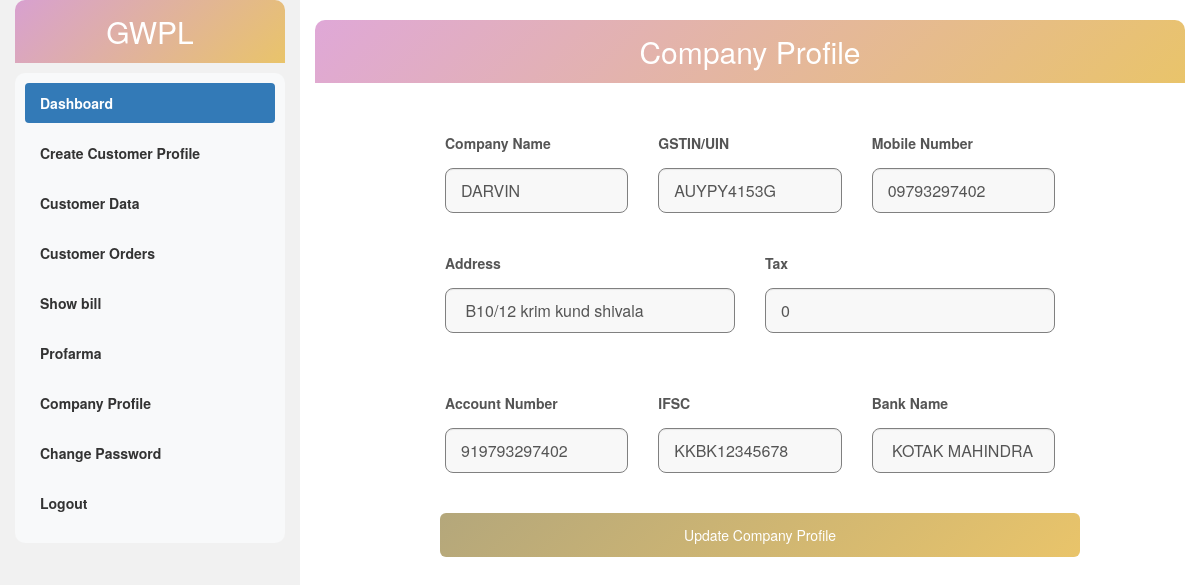
The page /vendors.php (signed in) on the database its author committed.
### tables this page shows
CREATE TABLE `vendors` (
  `id` int(11) NOT NULL,
  `companyid` varchar(255) NOT NULL,
  `fullname` varchar(55) NOT NULL,
  `companyname` varchar(55) NOT NULL,
  `email` varchar(55) NOT NULL,
  `address` varchar(55) NOT NULL,
  `dataeofregistration` date NOT NULL,
  `mobile` varchar(250) NOT NULL,
  `gstnumber` varchar(250) NOT NULL,
  `account` varchar(50) NOT NULL,
  `ifsc` varchar(50) NOT NULL,
  `bank` varchar(55) NOT NULL,
  `username` varchar(55) NOT NULL,
  `password` varchar(55) NOT NULL,
  `taxpercentage` int(55) NOT NULL,
  `status` varchar(55) NOT NULL,
  `companypan` varchar(255) NOT NULL,
  `in-prefix` varchar(55) NOT NULL,
  `filepath` varchar(255) NOT NULL,
  `qr` varchar(255) NOT NULL
);

### vendors.php (the view, shortened to what this page needs)
<?php
if(isset($_SESSION['id']) )
{
?>
<!DOCTYPE html>
<html lang="en">
<head>
  <link rel="stylesheet" href="https://maxcdn.bootstrapcdn.com/bootstrap/3.4.1/css/bootstrap.min.css">
</head>
<body>
<div class="container-fluid">
  <div class="row content" style="height: 800px;">
    <div class="col-sm-3 sidenav hidden-xs">
      <h2>GWPL</h2>
      <?php
      include('menu.php');
      ?><br>
    </div>
    <br>
 <div class="col-sm-9 hidden-xs">
    <h2>Company Profile</h2>
<?php
include("connection.php");
$companyid=$_SESSION['companyid'];
$p="SELECT * FROM `vendors` where `companyid`='$companyid'";
$q=mysqli_query($conn, $p);
$r=mysqli_fetch_assoc($q);
?>
 <div class="container-fluid" width="60%" style="margin:100px;margin-top:50px;">
   <form method="post">
  <div class="form-row">
    <div class="col-md-4 mb-3">
      <label>Company Name</label>
      <input type="text" class="form-control is-valid"  placeholder="fullname"
        name="companyname" value="<?php echo $r['companyname'];?>" required>
    </div>
    <div class="col-md-4 mb-3">
      <label>GSTIN/UIN</label>
      <input type="text" class="form-control is-valid"  placeholder="gstnumber"
        name="gstnumber" value="<?php echo $r['gstnumber'];?>" required>
    </div>
    <div class="col-md-4 mb-3">
      <label>Mobile Number</label>
        <input type="text" class="form-control is-invalid" name="mobile"  placeholder="Mobile"
          value="<?php echo $r['mobile'];?>" required>
      </div>
    </div>
    <div class="form-row">
      <div class="col-md-6 mb-3">
      <br>
      <label>Address</label>
      <input type="text" class="form-control is-invalid" name="address" id="validationServer033" placeholder="Address"
       value="<?php echo $r['address'];?>" required>
      <div class="invalid-feedback">
      </div>
    </div>
    <div class="col-md-6 mb-3">
      <br>
      <label>Tax</label>
      <input type="text" class="form-control is-invalid" name="tax" id="validationServer033" placeholder="Address"
       value="<?php echo $r['taxpercentage'];?>" required>
      <div class="invalid-feedback">
      </div>
    </div>
      </div>
   <div class="valid-feedback">
      </div>
  <div class="form-row">
    <div class="col-md-4 mb-3">
      <label >Account Number</label>
      <input type="text" class="form-control is-invalid" name="account"  placeholder="Bank Account no"
       value="<?php echo $r['account'];?>" required>
      <div class="invalid-feedback">
      </div>
    </div>
    <div class="col-md-4 mb-3">
      <label>IFSC</label>
      <input type="text" class="form-control is-invalid" name="ifsc"  placeholder="State"
       value="<?php echo $r['ifsc'];?>" required>
      <div class="invalid-feedback">
      </div>
    </div>
    <div class="col-md-4 mb-3">
      <label>Bank Name</label>
      <input type="text" class="form-control is-invalid" name="bank"  placeholder="bank" value="<?php echo $r['bank'];?>"
        required>
      <div class="invalid-feedback">
      </div>
    </div>
  </div>
  <button  style="margin-left:10px;" class="btn btn-primary" type="submit" name="submit">Update Company Profile</button>
</form></div>
 </div>
  </div>
</div>
</body>
</html>
  <?php
}
else{
    echo "please login to Continue";
    header("Location:index.php");
}
?>

### vendors.php (style rules this page uses)
.row.content { height: 550px }
.sidenav { background-color: #f1f1f1; height: 100%; }
h2 { background: linear-gradient(135deg, #B4A7, #E9C46A); color: white; padding: 15px 20px; border-radius: 10px 10px 0 0; margin-top: 0; text-align: center; }
label { font-weight: bold; color: #555; }
input[type="text"], input[type="email"], input[type="checkbox"] { width: 100%; padding: 12px; margin-top: 8px; margin-bottom: 20px; border: none; border-radius: 6px; background-color: #f8f8f8; transition: all 0.3s ease; }
.btn { width: 100%; padding: 12px; border: none; border-radius: 6px; background: linear-gradient(135deg, #B4A77B, #E9C46A); color: white; cursor: pointer; transition: all 0.3s ease; }
input[type="text"], input[type="email"], input[type="checkbox"] { width: 100%; height: 45px; padding: 15px; margin-top: 10px; margin-bottom: 20px; border: 1px solid grey; border-radius: 8px; background-color: #f8f8f8; transition: all 0.3s ease; font-size: 16px; }
input[type="text"]::placeholder, input[type="email"]::placeholder { color: #888; font-size: 14px; }
body { background-color: #ffff; }

### rows shown on the page
vendors: companyname "DARVIN", gstnumber "AUYPY4153G", mobile "09793297402", address "B10/12 krim kund shivala", tax "0", account "919793297402", ifsc "KKBK12345678", bank "KOTAK MAHINDRA"
